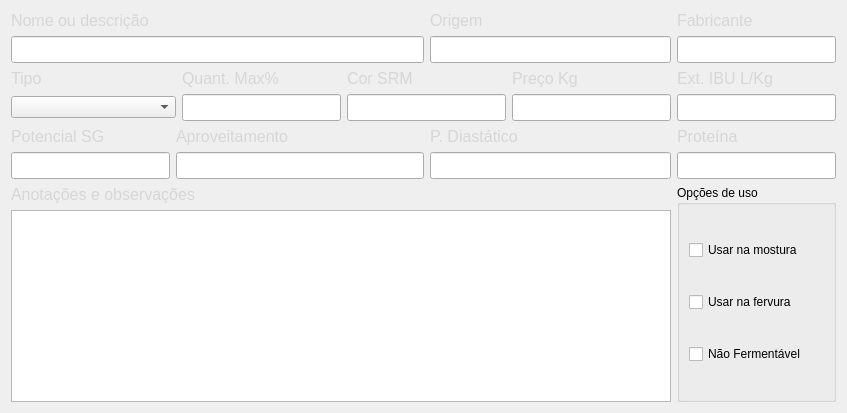
                <widget class="QWidget" name="malte_aba">
                 <attribute name="title">
                  <string>Malte</string>
                 </attribute>
                 <layout class="QGridLayout" name="gridLayout">
                  <item row="0" column="0" colspan="4">
                   <widget class="QLabel" name="label_8">
                    <property name="text">
                     <string>&lt;html&gt;&lt;head/&gt;&lt;body&gt;&lt;p&gt;&lt;span style=&quot; font-size:12pt; color:#d6d6d6;&quot;&gt;Nome ou descrição&lt;/span&gt;&lt;/p&gt;&lt;/body&gt;&lt;/html&gt;</string>
                    </property>
                   </widget>
                  </item>
                  <item row="0" column="4" colspan="2">
                   <widget class="QLabel" name="label_9">
                    <property name="text">
                     <string>&lt;html&gt;&lt;head/&gt;&lt;body&gt;&lt;p&gt;&lt;span style=&quot; font-size:12pt; color:#d6d6d6;&quot;&gt;Origem&lt;/span&gt;&lt;/p&gt;&lt;/body&gt;&lt;/html&gt;</string>
                    </property>
                   </widget>
                  </item>
                  <item row="0" column="6">
                   <widget class="QLabel" name="label_10">
                    <property name="text">
                     <string>&lt;html&gt;&lt;head/&gt;&lt;body&gt;&lt;p&gt;&lt;span style=&quot; font-size:12pt; color:#d6d6d6;&quot;&gt;Fabricante&lt;/span&gt;&lt;/p&gt;&lt;/body&gt;&lt;/html&gt;</string>
                    </property>
                   </widget>
                  </item>
                  <item row="1" column="0" colspan="4">
                   <widget class="QLineEdit" name="descricao_malte_tbx">
                    <property name="font">
                     <font>
                      <pointsize>12</pointsize>
                      <bold>true</bold>
                     </font>
                    </property>
                    <property name="placeholderText">
                     <string/>
                    </property>
                   </widget>
                  </item>
                  <item row="1" column="4" colspan="2">
                   <widget class="QLineEdit" name="origem_malte_tbx">
                    <property name="font">
                     <font>
                      <pointsize>12</pointsize>
                      <bold>true</bold>
                     </font>
                    </property>
                    <property name="placeholderText">
                     <string/>
                    </property>
                   </widget>
                  </item>
                  <item row="1" column="6">
                   <widget class="QLineEdit" name="fabricante_malte_tbx">
                    <property name="font">
                     <font>
                      <pointsize>12</pointsize>
                      <bold>true</bold>
                     </font>
                    </property>
                    <property name="placeholderText">
                     <string/>
                    </property>
                   </widget>
                  </item>
                  <item row="2" column="0" colspan="2">
                   <widget class="QLabel" name="label_12">
                    <property name="text">
                     <string>&lt;html&gt;&lt;head/&gt;&lt;body&gt;&lt;p&gt;&lt;span style=&quot; font-size:12pt; color:#d6d6d6;&quot;&gt;Tipo&lt;/span&gt;&lt;/p&gt;&lt;/body&gt;&lt;/html&gt;</string>
                    </property>
                   </widget>
                  </item>
                  <item row="2" column="2">
                   <widget class="QLabel" name="label_11">
                    <property name="text">
                     <string>&lt;html&gt;&lt;head/&gt;&lt;body&gt;&lt;p&gt;&lt;span style=&quot; font-size:12pt; color:#d6d6d6;&quot;&gt;Quant. Max%&lt;/span&gt;&lt;/p&gt;&lt;/body&gt;&lt;/html&gt;</string>
                    </property>
                   </widget>
                  </item>
                  <item row="2" column="3" colspan="2">
                   <widget class="QLabel" name="label_13">
                    <property name="text">
                     <string>&lt;html&gt;&lt;head/&gt;&lt;body&gt;&lt;p&gt;&lt;span style=&quot; font-size:12pt; color:#d6d6d6;&quot;&gt;Cor SRM&lt;/span&gt;&lt;/p&gt;&lt;/body&gt;&lt;/html&gt;</string>
                    </property>
                   </widget>
                  </item>
                  <item row="2" column="5">
                   <widget class="QLabel" name="label_14">
                    <property name="text">
                     <string>&lt;html&gt;&lt;head/&gt;&lt;body&gt;&lt;p&gt;&lt;span style=&quot; font-size:12pt; color:#d6d6d6;&quot;&gt;Preço Kg&lt;/span&gt;&lt;/p&gt;&lt;/body&gt;&lt;/html&gt;</string>
                    </property>
                   </widget>
                  </item>
                  <item row="2" column="6">
                   <widget class="QLabel" name="label_19">
                    <property name="text">
                     <string>&lt;html&gt;&lt;head/&gt;&lt;body&gt;&lt;p&gt;&lt;span style=&quot; font-size:12pt; color:#d6d6d6;&quot;&gt;Ext. IBU L/Kg&lt;/span&gt;&lt;/p&gt;&lt;/body&gt;&lt;/html&gt;</string>
                    </property>
                   </widget>
                  </item>
                  <item row="3" column="0" colspan="2">
                   <widget class="QComboBox" name="tipo_malte_cb">
                    <property name="placeholderText">
                     <string/>
                    </property>
                   </widget>
                  </item>
                  <item row="3" column="2">
                   <widget class="QLineEdit" name="qntmax_malte_tbx">
                    <property name="font">
                     <font>
                      <pointsize>12</pointsize>
                      <bold>true</bold>
                     </font>
                    </property>
                    <property name="placeholderText">
                     <string/>
                    </property>
                   </widget>
                  </item>
                  <item row="3" column="3" colspan="2">
                   <widget class="QLineEdit" name="cor_malte_tbx">
                    <property name="font">
                     <font>
                      <pointsize>12</pointsize>
                      <bold>true</bold>
                     </font>
                    </property>
                    <property name="placeholderText">
                     <string/>
                    </property>
                   </widget>
                  </item>
                  <item row="3" column="5">
                   <widget class="QLineEdit" name="preco_malte_tbx">
                    <property name="font">
                     <font>
                      <pointsize>12</pointsize>
                      <bold>true</bold>
                     </font>
                    </property>
                    <property name="placeholderText">
                     <string/>
                    </property>
                   </widget>
                  </item>
                  <item row="3" column="6">
                   <widget class="QLineEdit" name="extibulkg_malte_tbx">
                    <property name="font">
                     <font>
                      <pointsize>12</pointsize>
                      <bold>true</bold>
                     </font>
                    </property>
                    <property name="placeholderText">
                     <string/>
                    </property>
                   </widget>
                  </item>
                  <item row="4" column="0">
                   <widget class="QLabel" name="label_15">
                    <property name="text">
                     <string>&lt;html&gt;&lt;head/&gt;&lt;body&gt;&lt;p&gt;&lt;span style=&quot; font-size:12pt; color:#d6d6d6;&quot;&gt;Potencial SG&lt;/span&gt;&lt;/p&gt;&lt;/body&gt;&lt;/html&gt;</string>
                    </property>
                   </widget>
                  </item>
                  <item row="4" column="1" colspan="2">
                   <widget class="QLabel" name="label_16">
                    <property name="text">
                     <string>&lt;html&gt;&lt;head/&gt;&lt;body&gt;&lt;p&gt;&lt;span style=&quot; font-size:12pt; color:#d6d6d6;&quot;&gt;Aproveitamento&lt;/span&gt;&lt;/p&gt;&lt;/body&gt;&lt;/html&gt;</string>
                    </property>
                   </widget>
                  </item>
                  <item row="4" column="4" colspan="2">
                   <widget class="QLabel" name="label_17">
                    <property name="text">
                     <string>&lt;html&gt;&lt;head/&gt;&lt;body&gt;&lt;p&gt;&lt;span style=&quot; font-size:12pt; color:#d6d6d6;&quot;&gt;P. Diastático&lt;/span&gt;&lt;/p&gt;&lt;/body&gt;&lt;/html&gt;</string>
                    </property>
                   </widget>
                  </item>
                  <item row="4" column="6">
                   <widget class="QLabel" name="label_18">
                    <property name="text">
                     <string>&lt;html&gt;&lt;head/&gt;&lt;body&gt;&lt;p&gt;&lt;span style=&quot; font-size:12pt; color:#d6d6d6;&quot;&gt;Proteína&lt;/span&gt;&lt;/p&gt;&lt;/body&gt;&lt;/html&gt;</string>
                    </property>
                   </widget>
                  </item>
                  <item row="5" column="0">
                   <widget class="QLineEdit" name="potencial_sg_malte_tbx">
                    <property name="font">
                     <font>
                      <pointsize>12</pointsize>
                      <bold>true</bold>
                     </font>
                    </property>
                    <property name="placeholderText">
                     <string/>
                    </property>
                   </widget>
                  </item>
                  <item row="5" column="1" colspan="3">
                   <widget class="QLineEdit" name="aproveitamento_malte_tbx">
                    <property name="font">
                     <font>
                      <pointsize>12</pointsize>
                      <bold>true</bold>
                     </font>
                    </property>
                    <property name="placeholderText">
                     <string/>
                    </property>
                   </widget>
                  </item>
                  <item row="5" column="4" colspan="2">
                   <widget class="QLineEdit" name="poder_diastatico_malte_tbx">
                    <property name="font">
                     <font>
                      <pointsize>12</pointsize>
                      <bold>true</bold>
                     </font>
                    </property>
                    <property name="placeholderText">
                     <string/>
                    </property>
                   </widget>
                  </item>
                  <item row="5" column="6">
                   <widget class="QLineEdit" name="proteina_malte_tbx">
                    <property name="font">
                     <font>
                      <pointsize>12</pointsize>
                      <bold>true</bold>
                     </font>
                    </property>
                    <property name="placeholderText">
                     <string/>
                    </property>
                   </widget>
                  </item>
                  <item row="6" column="0" colspan="3">
                   <widget class="QLabel" name="label_20">
                    <property name="text">
                     <string>&lt;html&gt;&lt;head/&gt;&lt;body&gt;&lt;p&gt;&lt;span style=&quot; font-size:12pt; color:#d6d6d6;&quot;&gt;Anotações e observações&lt;/span&gt;&lt;/p&gt;&lt;/body&gt;&lt;/html&gt;</string>
                    </property>
                   </widget>
                  </item>
                  <item row="6" column="6" rowspan="2">
                   <widget class="QGroupBox" name="groupBox">
                    <property name="title">
                     <string>Opções de uso</string>
                    </property>
                    <layout class="QVBoxLayout" name="verticalLayout_18">
                     <item>
                      <widget class="QCheckBox" name="usar_mostura_malte_cbx">
                       <property name="text">
                        <string>Usar na mostura</string>
                       </property>
                      </widget>
                     </item>
                     <item>
                      <widget class="QCheckBox" name="usar_fervura_malte_cbx">
                       <property name="text">
                        <string>Usar na fervura</string>
                       </property>
                      </widget>
                     </item>
                     <item>
                      <widget class="QCheckBox" name="nao_fermentavel_malte_cbx">
                       <property name="text">
                        <string>Não Fermentável</string>
                       </property>
                      </widget>
                     </item>
                    </layout>
                   </widget>
                  </item>
                  <item row="7" column="0" colspan="6">
                   <widget class="QTextEdit" name="observacoes_malte_tbx">
                    <property name="placeholderText">
                     <string/>
                    </property>
                   </widget>
                  </item>
                 </layout>
                </widget>
